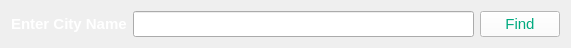
       <widget class="QWidget" name="layoutWidget">
        <property name="geometry">
         <rect>
          <x>700</x>
          <y>20</y>
          <width>571</width>
          <height>41</height>
         </rect>
        </property>
        <layout class="QHBoxLayout" name="horizontalLayout">
         <item>
          <widget class="QLabel" name="queryLabel_2">
           <property name="font">
            <font>
             <family>Yu Gothic UI</family>
             <pointsize>11</pointsize>
             <weight>75</weight>
             <bold>true</bold>
            </font>
           </property>
           <property name="styleSheet">
            <string notr="true">color: rgb(255, 255, 255);</string>
           </property>
           <property name="text">
            <string>Enter City Name</string>
           </property>
          </widget>
         </item>
         <item>
          <widget class="QLineEdit" name="query_2">
           <property name="font">
            <font>
             <family>Yu Gothic UI</family>
             <pointsize>11</pointsize>
            </font>
           </property>
           <property name="styleSheet">
            <string notr="true">color: rgb(170, 255, 255);
border-color: rgb(255, 255, 255);</string>
           </property>
          </widget>
         </item>
         <item>
          <widget class="QPushButton" name="queryButton_2">
           <property name="font">
            <font>
             <family>Yu Gothic UI</family>
             <pointsize>11</pointsize>
            </font>
           </property>
           <property name="styleSheet">
            <string notr="true">background-color: rgb(255, 255, 255);
border-color: rgb(255, 255, 255);
color: rgb(0, 170, 127);</string>
           </property>
           <property name="text">
            <string>Find</string>
           </property>
          </widget>
         </item>
        </layout>
       </widget>
